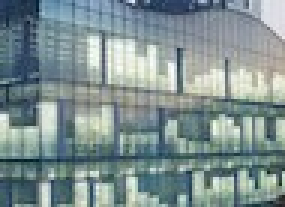
#> input picture assignment11/cau-2.jpg, 95 x 69 px (shown 3 times larger)
$ python assignment11.py
#> lines starting #> are read from the running program, lines starting #| are printed output that depends on the picture
import matplotlib.pyplot as plt
import numpy as np
from scipy.sparse import coo_matrix
from scipy import signal
from skimage import io, color
from skimage import exposure

file_image	= 'cau-2.jpg'
#read and set the image
im_color 	= io.imread(file_image)
#> im_color is the input picture: shape (69, 95, 3); mean R, G, B 127.5, 145.2, 145.9
im_gray  	= color.rgb2gray(im_color)
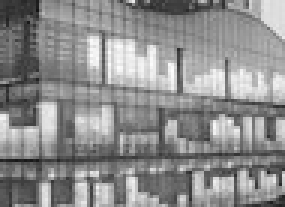
#> im_gray: shape (69, 95) float64 (shown 3 times larger); min 0.077, max 0.992, mean 0.555
im          = (im_gray - np.mean(im_gray)) / np.std(im_gray)
(row, col)  = im.shape
#> row = 69; col = 95

#generate noise
noise_std   = 0.2 # try with varying noise standard deviation
noise       = np.random.normal(0, noise_std, (row, col))
im_noise    = im + noise
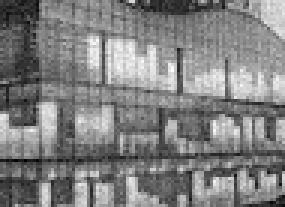
#> im_noise: shape (69, 95) float64 (shown 3 times larger); min -2.75, max 2.69, mean -0.00302; drawn with min black and max white

#this is vectorization of the image
im_vector = im_noise.reshape(row*col)
#> im_vector = 6555 values, max 2.69 at index 2242, min -2.75 at index 5043, mean -0.00302
n = im_vector.size
#> n = 6555

#the function returns 'A'
def create_A(t):
    eigen  = np.eye(n-1,n)
    dX  = np.roll(eigen,1)
    minus = -np.eye(n-1,n)
    dX = dX + minus
    dY = minus
    for i in range(n-2):
        for k in range(n-1):
            if k+col<n-1 and dY[i][k]==-1:
                dY[i][k+col] = 1
    a_first = np.eye(row*col)

#> (the run stopped early here; a loop or call above may not have finished)

$ run again, with assignment11/cau-3.jpg copied over assignment11/cau-2.jpg
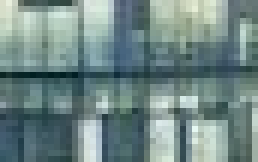
#> input picture assignment11/cau-3.jpg, 43 x 27 px (shown 6 times larger)
#> im_color is the input picture: shape (27, 43, 3); mean R, G, B 112.8, 135.9, 134.1
#> im_vector = 1161 values, max 2.33 at index 718, min -2.74 at index 528, mean -0.00632
#> the loop `for i in range(11): ` made 11 passes
#> pass 1, `plt.show()`:
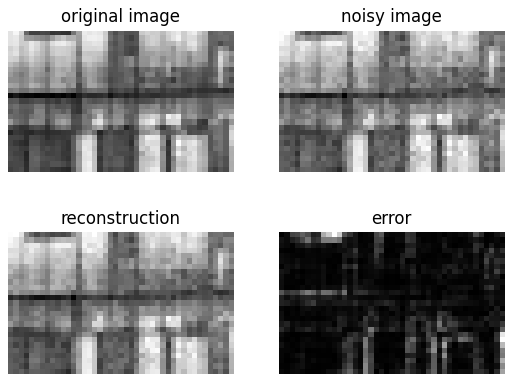
#> figure drawn by matplotlib, 4 panels
#> after the loop `for i in range(11):`:
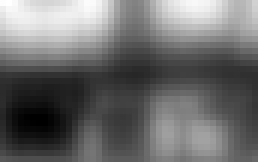
#> im_recon: shape (27, 43) float64 (shown 6 times larger); min -0.411, max 0.58, mean 0.0121; drawn with min black and max white
